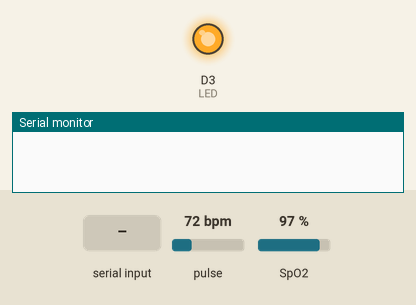
Simulated run of this sketch. Board: ESP8266 (NodeMCU). On the bench: output pins drawn as LEDs (lit = HIGH), the last lines printed to the serial monitor. Inputs (shaded band) come from the test bench; at power-on: pulse 72 bpm, SpO2 97 %. WiFi joins after 1.5 s; servers stay silent unless stated.

Above: at 0.1 s.
At 8.8 s:
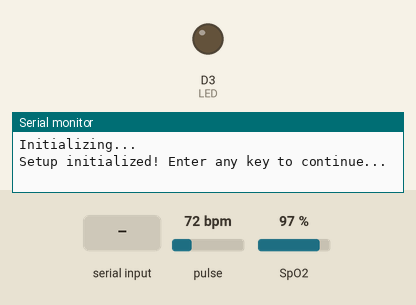
8.9 s: "1" received over Serial
Timing chart, 0 to 11.9 s (numbered marks = the images above; inputs shaded):
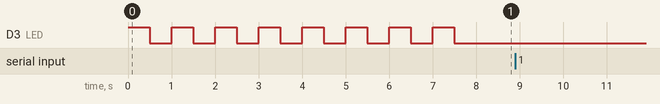

The sketch:

mpi_project.ino
```cpp
/* Imports */

#include<Wire.h> // For I2C communication
#include "MAX30105.h" // Core functions of the sensor
#include "spo2_algorithm.h" // Header file for SpO2 calculation
#include "heartRate.h" // Header file for Heart rate calculation
#include <ESP8266WiFi.h>
#include <BlynkSimpleEsp8266.h> // Header for Blynk

/* MACROS */
#define LED D3

/* Objects & Variables */
MAX30105 pox; // Pulse Oximeter Objects
String lcdMessage;
// Variables for SpO2
uint32_t irBuffer[100]; //infrared LED sensor data
uint32_t redBuffer[100];  //red LED sensor data
const int32_t bufferLength = 100; // buffer length of 100 stores 4 seconds of samples running at 25sps
int32_t spo2; //SPO2 value
int8_t validSPO2; //indicator to show if the SPO2 calculation is valid
int32_t heartRate; //heart rate value
int8_t validHeartRate; //indicator to show if the heart rate calculation is valid
// Variables for Heart Rate
int setSize = 50;
const byte RATE_SIZE = 4; //Increase this for more averaging. 4 is good.
byte rates[RATE_SIZE]; //Array of heart rates
byte rateSpot = 0;
long lastBeat = 0; //Time at which the last beat occurred
float beatsPerMinute;
int beatAvg;
bool notifyBPM = false;
// You should get Auth Token in the Blynk App.
// Go to the Project Settings (nut icon).
// char blynkAuth[] = "YOUR-BLYNK-PROJECT-AUTH-TOKEN"; // Sagnik Sanyal's project auth token
char blynkAuth[] = "UqgTj96eDTbE2keH8TA7kSfVq8Oc8QTv"; // Prakrit Raj's project auth token
BlynkTimer sendTimer;
WidgetLCD lcd(V5); // Configure Virtual Pin V5 of Blynk for LCD
// Variables for ESP8266
// Set password to "" for open networks.
char ssid[] = "ROBOT";
char pass[] = "CameraMan6";

/* Custom Functions */
void getHeartRate(){
  for (int i = 0; i < setSize; i++){
    long irValue = pox.getIR();
    if (checkForBeat(irValue)) {
      //We sensed a beat!
      long delta = millis() - lastBeat;
      lastBeat = millis();

      beatsPerMinute = 60 / (delta / 1000.0);

      if (beatsPerMinute < 255 && beatsPerMinute > 20) {
        rates[rateSpot++] = (byte)beatsPerMinute; //Store this reading in the array
        rateSpot %= RATE_SIZE; //Wrap variable

        //Take average of readings
        beatAvg = 0;
        for (byte x = 0 ; x < RATE_SIZE ; x++)
          beatAvg += rates[x];
        beatAvg /= RATE_SIZE;
      }
      /* Debugging */
      Serial.print("IR=");
      Serial.print(irValue);
      Serial.print("\tBPM=");
      Serial.print(beatsPerMinute);
      Serial.print("\tAvg BPM=");
      Serial.println(beatAvg); /* */
      lcdMessage = "Scanning...";
    }
    if (irValue < 50000){
      Serial.println("No finger?");
      lcdMessage = "No finger?";
    }
  }
}

void getSpO2(){
  //dumping the first 25 sets of samples in the memory and shift the last 75 sets of samples to the top
  for (byte i = 25; i < 100; i++){
    redBuffer[i - 25] = redBuffer[i];
    irBuffer[i - 25] = irBuffer[i];
  }

  //take 25 sets of samples before calculating the heart rate.
  for (byte i = 75; i < 100; i++){
    while (pox.available() == false) //do we have new data?
      pox.check(); //Check the sensor for new data

    redBuffer[i] = pox.getRed();
    irBuffer[i] = pox.getIR();
    pox.nextSample(); //We're finished with this sample so move to next sample
  }
  //After gathering 25 new samples recalculate HR and SP02
  maxim_heart_rate_and_oxygen_saturation(irBuffer, bufferLength, redBuffer,
  &spo2, &validSPO2, &heartRate, &validHeartRate);

  //send samples and calculation result to terminal program through UART
  Serial.print(F("HR="));
  Serial.print(heartRate, DEC);

  Serial.print(F("\tHRvalid="));
  Serial.print(validHeartRate, DEC);

  Serial.print(F("\tSPO2="));
  Serial.print(spo2, DEC);

  Serial.print(F("\tSPO2Valid="));
  Serial.println(validSPO2, DEC);
}

void sendToBlynkServer(){
  notifyBPM = notifyBPM | (beatAvg > 50);
  Blynk.virtualWrite(V0, beatsPerMinute);
  Blynk.virtualWrite(V1, beatAvg);
  if(validSPO2==1)
    Blynk.virtualWrite(V2, spo2);
  lcd.clear();
  lcd.print(0, 0, lcdMessage);
  if(notifyBPM){
    if(beatAvg < 40 || beatAvg > 100)
      Blynk.notify("Your patient's BPM is "+(String)beatAvg+"!");
    if(validSPO2 == 1 && spo2 < 80)
      Blynk.notify("Your patient's Blood Oxygen Level is "+(String)spo2+"!");
  }
}

void blinkLED(int count = 3) {
  int ledStatus = HIGH;
  for(int i = 0; i < 2*count; i++, ledStatus = !ledStatus ){
    digitalWrite(LED, ledStatus);
    delay(500);
  }
}

/* Driver Code */
void setup(){
  pinMode(LED, OUTPUT); // Pinmode for LED
  Serial.begin(115200); // Initialize Serial
  blinkLED(5); // Blink LED for 5 seconds to signal start of initialization
  Serial.println("Initializing...");
  // Initialize sensor
  if (!pox.begin(Wire, I2C_SPEED_FAST)) { //Use default I2C port, 400kHz speed
    Serial.println("MAX30102 Sensor was not found. Please check wiring/power.\nTry pressing the Reset key");
  } else {
    /* Configure the sensor */
    byte ledBrightness = 60; //Options: 0=Off to 255=50mA
    byte sampleAverage = 4; //Options: 1, 2, 4, 8, 16, 32
    byte ledMode = 2; //Options: 1 = Red only, 2 = Red + IR, 3 = Red + IR + Green
    byte sampleRate = 100; //Options: 50, 100, 200, 400, 800, 1000, 1600, 3200
    int pulseWidth = 411; //Options: 69, 118, 215, 411
    int adcRange = 4096; //Options: 2048, 4096, 8192, 16384
    pox.setup(ledBrightness, sampleAverage, ledMode, sampleRate, pulseWidth, adcRange);

    Serial.println("Setup initialized! Enter any key to continue...");
    blinkLED(3); // Blink LED for 3 seconds to mark initialization
    while (Serial.available() == 0) ; //wait until user presses a key
    Serial.read();
  }

  Blynk.begin(blynkAuth, ssid, pass);
  // Blynk cloud server doesn't handle inline delays well
  // Hence, timer is used
  // Reason: http://help.blynk.cc/en/articles/2091699-keep-your-void-loop-clean
  sendTimer.setInterval(250L, sendToBlynkServer);

  /* Initial Collection of Data */
  Serial.println("Collecting Data...");
  //read the first 100 samples, and determine the signal range
  for (byte i = 0 ; i < bufferLength ; i++){
    while (pox.available() == false) //do we have new data?
      pox.check(); //Check the sensor for new data

    redBuffer[i] = pox.getRed();
    irBuffer[i] = pox.getIR();
    pox.nextSample(); //We're finished with this sample so move to next sample
    // Serial.print(F("red="));
    // Serial.print(redBuffer[i], DEC);
    // Serial.print(F(", ir="));
    // Serial.println(irBuffer[i], DEC);
  }
  Serial.println("Data Collected!");
}

void loop(){
  Blynk.run();
  sendTimer.run();
  getHeartRate();
  getSpO2();
}
```
